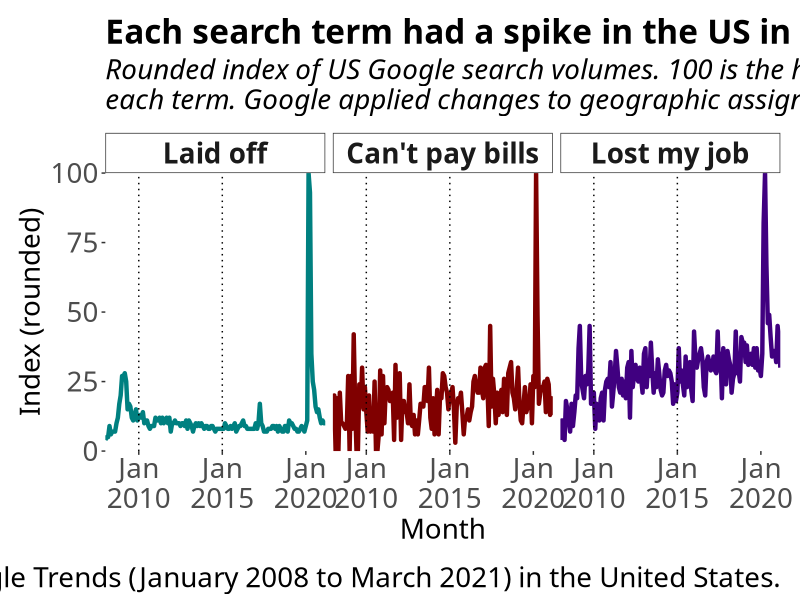

Write R code to recreate this figure.
## Packages and themes
# First, download the packages we need
library(tidyverse)
library(readxl)
library(lubridate)

## Next, I set the plotting theme
theme_clean4 <- theme_bw(base_family="Gill Sans Nova") + 
  theme(legend.position = "top",
        legend.title = element_text(size = 20),
        legend.text = element_text(size = 20),
        axis.text = element_text(size = 20),
        axis.title = element_text(size = 20),
        plot.title = element_text(size = 24, face = "bold"),
        plot.subtitle = element_text(size = 20, face = "italic",
                                     margin = margin(b=12)),
        plot.caption = element_text(size = 20,
                                    vjust = -1),
        plot.margin = unit(c(.5,.5,.5,.5), "cm"),
        panel.grid.major = element_blank(),
        panel.grid.minor = element_blank(),
        panel.border = element_blank(),
        strip.background = element_rect(fill = "white"),
        strip.text = element_text(size = 20, face = "bold"))
theme_set(theme_clean4)

## Draw and tidy data
# Draw the statistics from a prepared file
# This is a summary of three queries of Google Trends (US)
# https://trends.google.com/trends/explore?date=all&geo=US&q=lost%20my%20job,%22lost%20my%20job%22
# https://trends.google.com/trends/explore?date=all&geo=US&q=laid%20off,%22laid%20off%22
# https://trends.google.com/trends/explore?date=all&geo=US&q=can%27t%20pay%20bills,%22can%27t%20pay%20bills%22
google_trends_df <- read_excel("Google Trends/Google Trends Data - 2021-04-28.xlsx", 
                                            col_types = c("date", "numeric", "numeric", 
                                                          "numeric", "numeric", "numeric", 
                                                          "numeric")) %>%
  mutate(month = as_date(month))

# Tidy the data, for months between Jan-08 and Mar-21
google_tidy_df <- google_trends_df %>%
  select(month, 2, 4, 6) %>%
  filter(month >= as_date("2008-01-01"),
         month <= as_date("2021-03-01")) %>%
  pivot_longer(cols = 2:4,
               names_to = "term",
               values_to = "index")

# Set the factors for the order
google_tidy_df$term <- factor(google_tidy_df$term,
                              levels = c("laid_off", "cant_pay_bills", "lost_my_job"))

# Create a label vector
google_term_names <- c(laid_off = "Laid off",
                       cant_pay_bills = "Can't pay bills",
                       lost_my_job = "Lost my job")

## Creating the graph
# The recommended size is 1000 x 1500
google_trends_gg <- google_tidy_df %>%
  ggplot(aes(x = month,
             y = index,
             group = term)) +
  geom_line(aes(colour = term),
            size = 1.5) +
  scale_x_date(expand = c(0,0),
               breaks = c("2010-01-01", "2015-01-01", "2020-01-01") %>% as_date(),
               date_labels = "%b\n%Y") +
  scale_y_continuous(expand = c(0,0)) +
  facet_wrap(~term,
             labeller = as_labeller(google_term_names)) +
  scale_colour_manual(values = c("#008080", "#800000", "#400080")) +
  guides(colour = "none") +
  geom_vline(xintercept = c("2010-01-01", "2015-01-01") %>% as_date(),
             linetype = "dotted") +
  labs(title = "Each search term had a spike in the US in March-April 2020.",
       subtitle = str_wrap("Rounded index of US Google search volumes. 100 is the highest monthly volume for each term. Google applied changes to geographic assignment on Jan-10 and Jan-15."),
       x = "Month",
       y = "Index (rounded)",
       caption = "Source: Google Trends (January 2008 to March 2021) in the United States.")